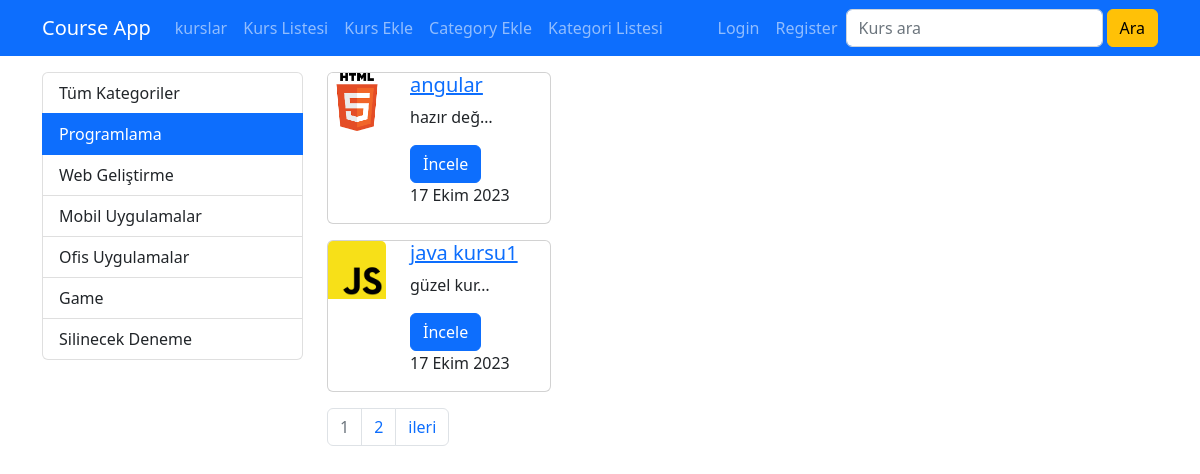
The page /kurs/kategori/programlama on the database its author committed.
### courses/models.py (models this page shows, shortened)
class Category(models.Model):
    name = models.CharField(max_length=40)
    slug = models.SlugField(default="", db_index=True, null= False, unique=True, max_length=50)

class course(models.Model):
    title = models.CharField(max_length=50)
    description = models.TextField()
    image = models.ImageField(upload_to="images", default="")
    date = models.DateField(auto_now=True)
    isActive = models.BooleanField(default=False)
    isHome = models.BooleanField(default=False)
    slug = models.SlugField(default="",blank=True,  null=False, unique=True, db_index=True)
    categories =models.ManyToManyField(Category)

### courses/views.py (the view)
# urls.py: path("kategori/<slug:slug>", views.getCoursesByCategory, name="courses_by"),
def getCoursesByCategory(request,slug):
        kurslar = course.objects.filter(categories__slug=slug, isActive=True).order_by("date")
        kategoriler = Category.objects.all()
        paginator = Paginator(kurslar, 2)
        page = request.GET.get('page', 1)
        page_obj = paginator.page(page)
        return render(request, 'courses/list.html', {
        'categories' : kategoriler,
        'courses' : page_obj,
        'selected_category' : slug
        })

### courses/templates/courses/list.html (shortened to what this page needs)
{% extends "layout.html" %}
{% load static %}
{% block body %}
<div class="container mt-3">
    <div class="row">
        <div class="col-3" >
          {% include "courses/partials/_category.html" %}
        </div>
        <div class="col-9">
          {% for cours in courses %}
                  {% include "courses/partials/_course.html" %}
          {% endfor %}
          {% include "courses/partials/_pagination.html" %}
          </div>
    </div>
</div>
{% endblock body %}

### courses/templates/courses/partials/_category.html
  <div class="list-group">
    <a href="/kurs" class="list-group-item list-group-item-action{% if selected_category is None %} active{% endif %}">Tüm Kategoriler</a>
    {% for categor in categories %}
       <a href="{% url 'courses_by' categor.slug %}" class="list-group-item list-group-item-action {% if selected_category == categor.slug %} active{% endif %}" >{{categor.name|title}}</a>
       {% endfor %}
 </div>

### courses/templates/courses/partials/_course.html (shortened to what this page needs)
{% load static %}
<div class="card mb-3" style="width: 14rem;">
    <div class="row">
        <div class="col-4 ">
            <img class="card-img-top" src="{{ cours.image.url }}" alt="{{cours.title}}">
        </div>
        <div class="col-8 ">
          <h5 class="card-title">
              <a href="{% url 'course_details' cours.slug  %}">
                  {{cours.title}}
              </a>
          </h5>
          <p class="card-text">{{cours.description|truncatechars:10}}</p>
          <a href="{% url 'course_details' cours.slug %}" class="btn btn-primary">İncele</a>
          <p>{{cours.date}}</p>
        </div>
    </div>
  </div>

### rows shown on the page
Category: name "Programlama"
Category: name "Web Geliştirme"
Category: name "Mobil Uygulamalar"
Category: name "Ofis Uygulamalar"
Category: name "Game"
Category: name "Silinecek Deneme"
course: image (picture), title "angular", description "hazır değ…", date "17 Ekim 2023"
course: image (picture), title "java kursu1", description "güzel kur…", date "17 Ekim 2023"

### other values the page prints
{{ i }} "1"
{{ i }} "2"
